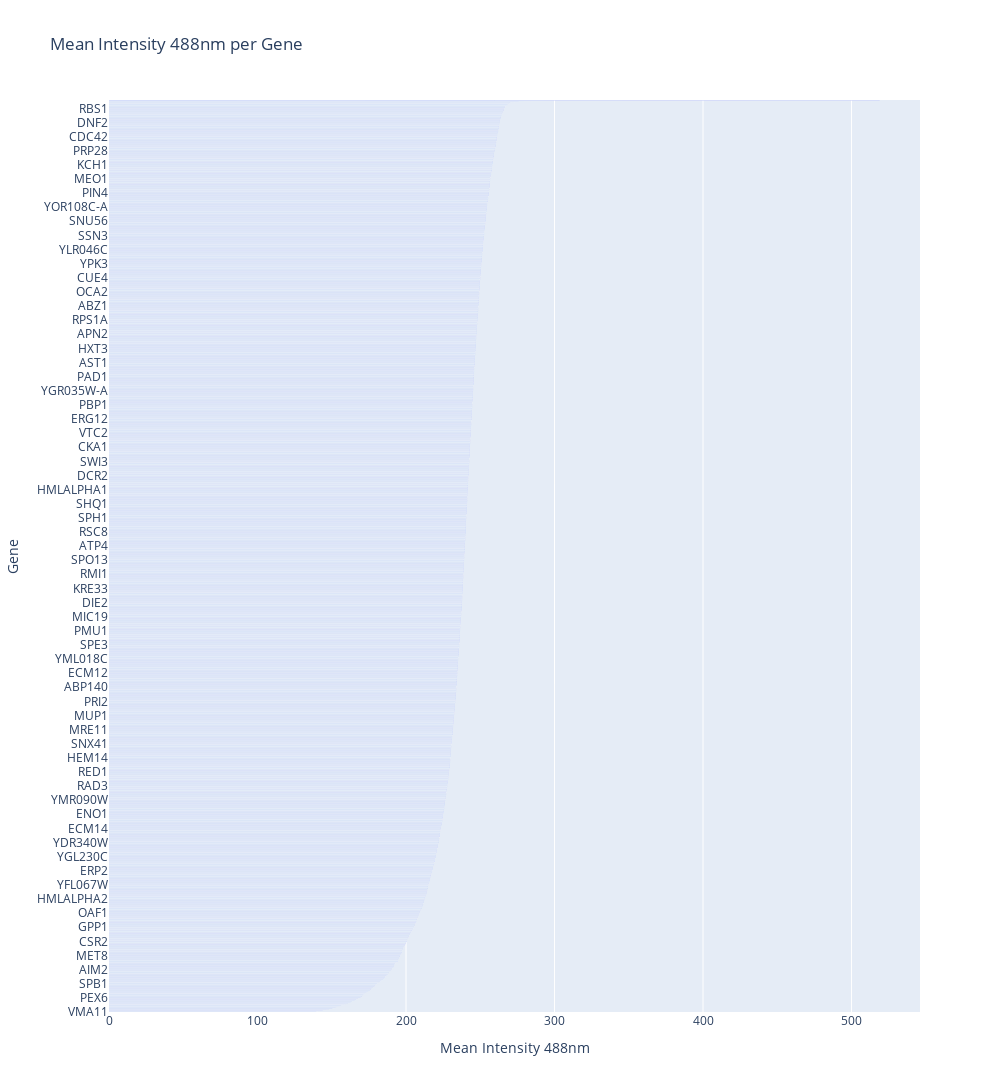

The notebook cell this image was saved under:
### Code cell
fig = px.bar(avg_df_sorted_488, y="Gene", x='Mean Intensity 488nm', title='Mean Intensity 488nm per Gene')
fig.update_layout(autosize=False, width=1000, height=1500)

fig.show();

### Figure 1 — Plotly figure (JSON) as saved in the notebook; plotly's stock layout.template omitted (floating-point values rounded to 4 significant figures; data arrays with more than 128 entries replaced by an {"elided": "..."} marker saying what was removed)
{"data": [{"alignmentgroup": "True", "hovertemplate": "Mean Intensity 488nm=%{x}<br>Gene=%{y}<extra></extra>", "legendgroup": "", "marker": {"color": "#636efa", "pattern": {"shape": ""}}, "name": "", "offsetgroup": "", "orientation": "h", "showlegend": false, "textposition": "auto", "type": "bar", "x": {"elided": "4974 float values"}, "xaxis": "x", "y": {"elided": "4974 str values"}, "yaxis": "y"}], "layout": {"autosize": false, "barmode": "relative", "height": 1500, "legend": {"tracegroupgap": 0}, "title": {"text": "Mean Intensity 488nm per Gene"}, "width": 1000, "xaxis": {"anchor": "y", "domain": [0, 1], "title": {"text": "Mean Intensity 488nm"}}, "yaxis": {"anchor": "x", "domain": [0, 1], "title": {"text": "Gene"}}}}
